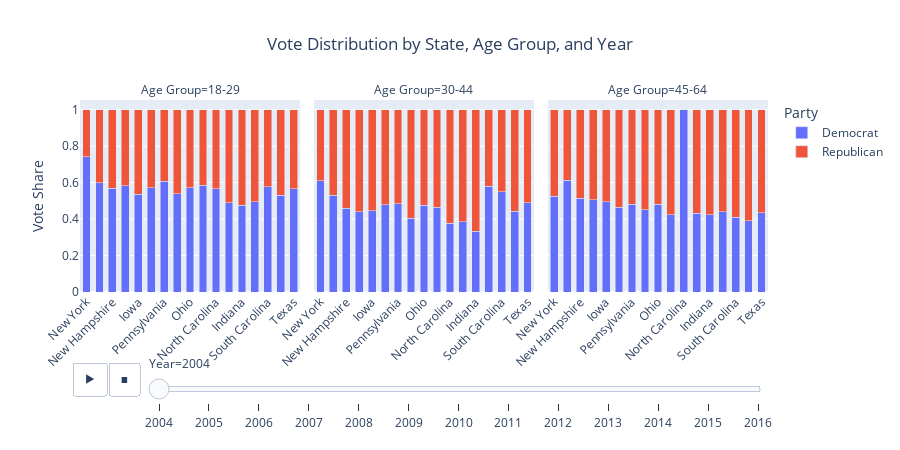

Notebook cell for this chart:
### Markdown cell above
### For all the years (interpolated data)

### Code cell
interpolated_data_reshaped = correlations.reshape_data(interpolate_data, years, age_groups)
plot_state_map.plot_vote_distribution(interpolated_data_reshaped, age_groups)

### Figure 1 — Plotly figure (JSON) as saved in the notebook; plotly's stock layout.template omitted (floating-point values rounded to 4 significant figures)
{"data": [{"alignmentgroup": "True", "hovertemplate": "Party=Democrat<br>Year=2004<br>Age Group=18-29<br>=%{x}<br>Vote Share=%{y}<extra></extra>", "legendgroup": "Democrat", "marker": {"color": "#636efa", "pattern": {"shape": ""}}, "name": "Democrat", "offsetgroup": "Democrat", "orientation": "v", "showlegend": true, "textposition": "auto", "x": ["New York", "California", "New Hampshire", "Wisconsin", "Iowa", "Nevada", "Pennsylvania", "Virginia", "Ohio", "Florida", "North Carolina", "Arizona", "Indiana", "Georgia", "South Carolina", "Kentucky", "Texas"], "xaxis": "x", "y": [0.7423, 0.5979, 0.57, 0.5816, 0.5354, 0.5714, 0.6061, 0.54, 0.5714, 0.5859, 0.5657, 0.4898, 0.4747, 0.4949, 0.5758, 0.53, 0.5657], "yaxis": "y", "type": "bar"}, {"alignmentgroup": "True", "hovertemplate": "Party=Democrat<br>Year=2004<br>Age Group=30-44<br>=%{x}<br>Vote Share=%{y}<extra></extra>", "legendgroup": "Democrat", "marker": {"color": "#636efa", "pattern": {"shape": ""}}, "name": "Democrat", "offsetgroup": "Democrat", "orientation": "v", "showlegend": false, "textposition": "auto", "x": ["New York", "California", "New Hampshire", "Wisconsin", "Iowa", "Nevada", "Pennsylvania", "Virginia", "Ohio", "Florida", "North Carolina", "Arizona", "Indiana", "Georgia", "South Carolina", "Kentucky", "Texas"], "xaxis": "x2", "y": [0.61, 0.5306, 0.4592, 0.44, 0.4444, 0.4796, 0.4848, 0.404, 0.4747, 0.4646, 0.3776, 0.3838, 0.3333, 0.58, 0.55, 0.4433, 0.4898], "yaxis": "y2", "type": "bar"}, {"alignmentgroup": "True", "hovertemplate": "Party=Democrat<br>Year=2004<br>Age Group=45-64<br>=%{x}<br>Vote Share=%{y}<extra></extra>", "legendgroup": "Democrat", "marker": {"color": "#636efa", "pattern": {"shape": ""}}, "name": "Democrat", "offsetgroup": "Democrat", "orientation": "v", "showlegend": false, "textposition": "auto", "x": ["New York", "California", "New Hampshire", "Wisconsin", "Iowa", "Nevada", "Pennsylvania", "Virginia", "Ohio", "Florida", "North Carolina", "Arizona", "Indiana", "Georgia", "South Carolina", "Kentucky", "Texas"], "xaxis": "x3", "y": [0.5253, 0.6122, 0.5152, 0.5051, 0.4949, 0.4646, 0.48, 0.45, 0.48, 0.4242, 1.0, 0.433, 0.4242, 0.44, 0.41, 0.39, 0.4343], "yaxis": "y3", "type": "bar"}, {"alignmentgroup": "True", "hovertemplate": "Party=Republican<br>Year=2004<br>Age Group=18-29<br>=%{x}<br>Vote Share=%{y}<extra></extra>", "legendgroup": "Republican", "marker": {"color": "#EF553B", "pattern": {"shape": ""}}, "name": "Republican", "offsetgroup": "Republican", "orientation": "v", "showlegend": true, "textposition": "auto", "x": ["New York", "California", "New Hampshire", "Wisconsin", "Iowa", "Nevada", "Pennsylvania", "Virginia", "Ohio", "Florida", "North Carolina", "Arizona", "Indiana", "Georgia", "South Carolina", "Kentucky", "Texas"], "xaxis": "x", "y": [0.2577, 0.4021, 0.43, 0.4184, 0.4646, 0.4286, 0.3939, 0.46, 0.4286, 0.4141, 0.4343, 0.5102, 0.5253, 0.5051, 0.4242, 0.47, 0.4343], "yaxis": "y", "type": "bar"}, {"alignmentgroup": "True", "hovertemplate": "Party=Republican<br>Year=2004<br>Age Group=30-44<br>=%{x}<br>Vote Share=%{y}<extra></extra>", "legendgroup": "Republican", "marker": {"color": "#EF553B", "pattern": {"shape": ""}}, "name": "Republican", "offsetgroup": "Republican", "orientation": "v", "showlegend": false, "textposition": "auto", "x": ["New York", "California", "New Hampshire", "Wisconsin", "Iowa", "Nevada", "Pennsylvania", "Virginia", "Ohio", "Florida", "North Carolina", "Arizona", "Indiana", "Georgia", "South Carolina", "Kentucky", "Texas"], "xaxis": "x2", "y": [0.39, 0.4694, 0.5408, 0.56, 0.5556, 0.5204, 0.5152, 0.596, 0.5253, 0.5354, 0.6224, 0.6162, 0.6667, 0.42, 0.45, 0.5567, 0.5102], "yaxis": "y2", "type": "bar"}, {"alignmentgroup": "True", "hovertemplate": "Party=Republican<br>Year=2004<br>Age Group=45-64<br>=%{x}<br>Vote Share=%{y}<extra></extra>", "legendgroup": "Republican", "marker": {"color": "#EF553B", "pattern": {"shape": ""}}, "name": "Republican", "offsetgroup": "Republican", "orientation": "v", "showlegend": false, "textposition": "auto", "x": ["New York", "California", "New Hampshire", "Wisconsin", "Iowa", "Nevada", "Pennsylvania", "Virginia", "Ohio", "Florida", "North Carolina", "Arizona", "Indiana", "Georgia", "South Carolina", "Kentucky", "Texas"], "xaxis": "x3", "y": [0.4747, 0.3878, 0.4848, 0.4949, 0.5051, 0.5354, 0.52, 0.55, 0.52, 0.5758, 0.0, 0.567, 0.5758, 0.56, 0.59, 0.61, 0.5657], "yaxis": "y3", "type": "bar"}], "layout": {"xaxis": {"anchor": "y", "domain": [0.0, 0.32], "title": {"text": ""}, "tickangle": -45}, "yaxis": {"anchor": "x", "domain": [0.0, 1.0], "title": {"text": "Vote Share"}}, "xaxis2": {"anchor": "y2", "domain": [0.34, 0.66], "matches": "x", "title": {"text": ""}, "tickangle": -45}, "yaxis2": {"anchor": "x2", "domain": [0.0, 1.0], "matches": "y", "showticklabels": false}, "xaxis3": {"anchor": "y3", "domain": [0.68, 1.0], "matches": "x", "title": {"text": ""}, "tickangle": -45}, "yaxis3": {"anchor": "x3", "domain": [0.0, 1.0], "matches": "y", "showticklabels": false}, "annotations": [{"font": {}, "showarrow": false, "text": "Age Group=18-29", "x": 0.16, "xanchor": "center", "xref": "paper", "y": 1.0, "yanchor": "bottom", "yref": "paper"}, {"font": {}, "showarrow": false, "text": "Age Group=30-44", "x": 0.5, "xanchor": "center", "xref": "paper", "y": 1.0, "yanchor": "bottom", "yref": "paper"}, {"font": {}, "showarrow": false, "text": "Age Group=45-64", "x": 0.84, "xanchor": "center", "xref": "paper", "y": 1.0, "yanchor": "bottom", "yref": "paper"}], "legend": {"title": {"text": "Party"}, "tracegroupgap": 0}, "title": {"text": "Vote Distribution by State, Age Group, and Year", "x": 0.5}, "barmode": "stack", "height": 450, "updatemenus": [{"buttons": [{"args": [null, {"frame": {"duration": 500, "redraw": true}, "mode": "immediate", "fromcurrent": true, "transition": {"duration": 500, "easing": "linear"}}], "label": "&#9654;", "method": "animate"}, {"args": [[null], {"frame": {"duration": 0, "redraw": true}, "mode": "immediate", "fromcurrent": true, "transition": {"duration": 0, "easing": "linear"}}], "label": "&#9724;", "method": "animate"}], "direction": "left", "pad": {"r": 10, "t": 70}, "showactive": false, "type": "buttons", "x": 0.1, "xanchor": "right", "y": 0, "yanchor": "top"}], "sliders": [{"active": 0, "currentvalue": {"prefix": "Year="}, "len": 0.9, "pad": {"b": 10, "t": 60}, "steps": [{"args": [["2004"], {"frame": {"duration": 0, "redraw": true}, "mode": "immediate", "fromcurrent": true, "transition": {"duration": 0, "easing": "linear"}}], "label": "2004", "method": "animate"}, {"args": [["2005"], {"frame": {"duration": 0, "redraw": true}, "mode": "immediate", "fromcurrent": true, "transition": {"duration": 0, "easing": "linear"}}], "label": "2005", "method": "animate"}, {"args": [["2006"], {"frame": {"duration": 0, "redraw": true}, "mode": "immediate", "fromcurrent": true, "transition": {"duration": 0, "easing": "linear"}}], "label": "2006", "method": "animate"}, {"args": [["2007"], {"frame": {"duration": 0, "redraw": true}, "mode": "immediate", "fromcurrent": true, "transition": {"duration": 0, "easing": "linear"}}], "label": "2007", "method": "animate"}, {"args": [["2008"], {"frame": {"duration": 0, "redraw": true}, "mode": "immediate", "fromcurrent": true, "transition": {"duration": 0, "easing": "linear"}}], "label": "2008", "method": "animate"}, {"args": [["2009"], {"frame": {"duration": 0, "redraw": true}, "mode": "immediate", "fromcurrent": true, "transition": {"duration": 0, "easing": "linear"}}], "label": "2009", "method": "animate"}, {"args": [["2010"], {"frame": {"duration": 0, "redraw": true}, "mode": "immediate", "fromcurrent": true, "transition": {"duration": 0, "easing": "linear"}}], "label": "2010", "method": "animate"}, {"args": [["2011"], {"frame": {"duration": 0, "redraw": true}, "mode": "immediate", "fromcurrent": true, "transition": {"duration": 0, "easing": "linear"}}], "label": "2011", "method": "animate"}, {"args": [["2012"], {"frame": {"duration": 0, "redraw": true}, "mode": "immediate", "fromcurrent": true, "transition": {"duration": 0, "easing": "linear"}}], "label": "2012", "method": "animate"}, {"args": [["2013"], {"frame": {"duration": 0, "redraw": true}, "mode": "immediate", "fromcurrent": true, "transition": {"duration": 0, "easing": "linear"}}], "label": "2013", "method": "animate"}, {"args": [["2014"], {"frame": {"duration": 0, "redraw": true}, "mode": "immediate", "fromcurrent": true, "transition": {"duration": 0, "easing": "linear"}}], "label": "2014", "method": "animate"}, {"args": [["2015"], {"frame": {"duration": 0, "redraw": true}, "mode": "immediate", "fromcurrent": true, "transition": {"duration": 0, "easing": "linear"}}], "label": "2015", "method": "animate"}, {"args": [["2016"], {"frame": {"duration": 0, "redraw": true}, "mode": "immediate", "fromcurrent": true, "transition": {"duration": 0, "easing": "linear"}}], "label": "2016", "method": "animate"}], "x": 0.1, "xanchor": "left", "y": 0, "yanchor": "top"}], "bargap": 0.4}}
